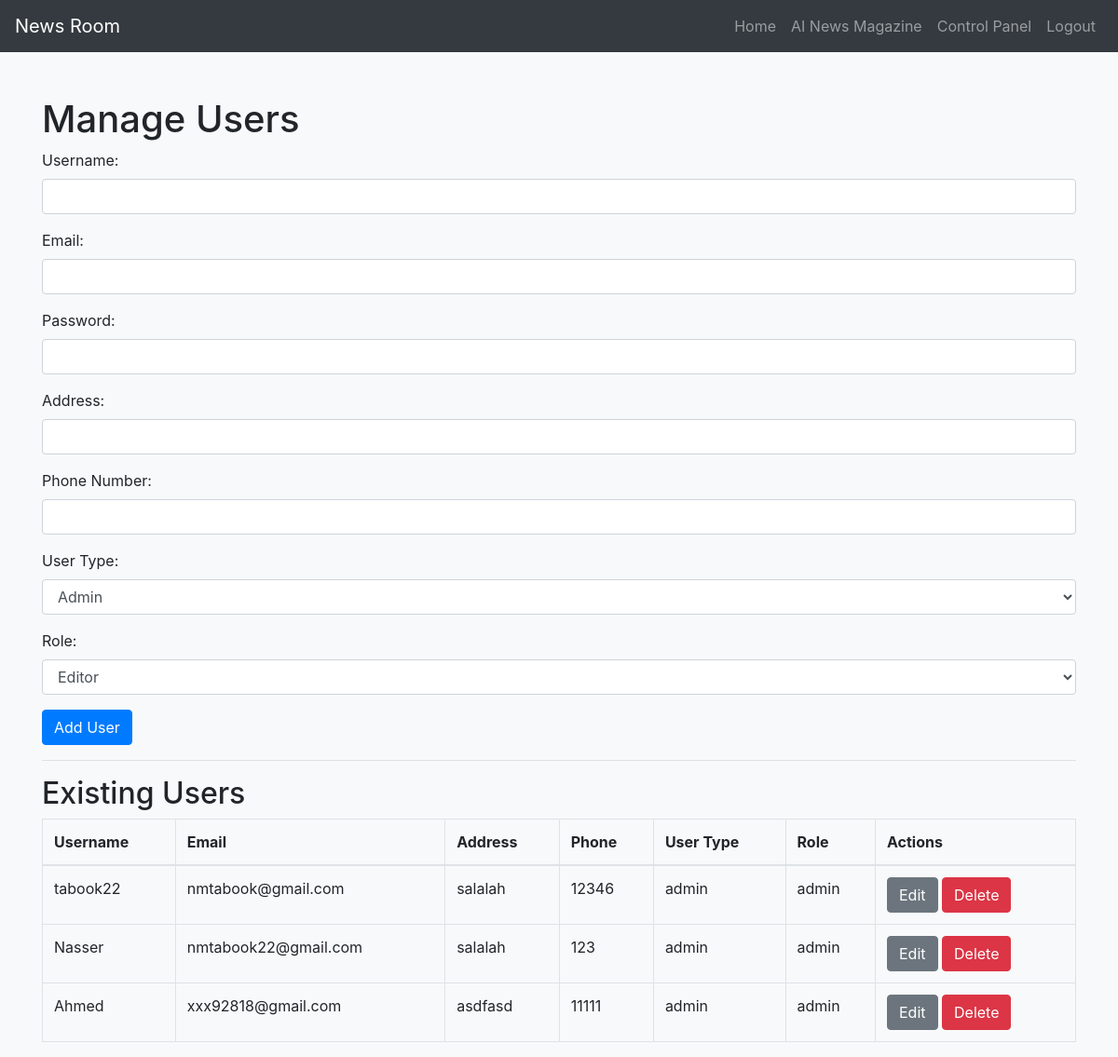
The app's page /users (signed in) with its own data.
### tables this page shows
CREATE TABLE users (
                            id INTEGER PRIMARY KEY AUTOINCREMENT,
                            username TEXT NOT NULL UNIQUE,
                            password TEXT NOT NULL,
                            user_address TEXT,
                            user_tel TEXT,
                            user_type TEXT NOT NULL,  -- Either 'admin' or 'normal'
                            role TEXT NOT NULL, email TEXT NOT NULL);

### app.py (the view, shortened to what this page needs)
@app.route('/users', methods=['GET', 'POST'])
@login_required
@admin_required
def manage_users():
    conn = get_db_connection()
    users = conn.execute("SELECT * FROM users").fetchall()
    conn.close()
    return render_template('users.html', users=users)

### app.py (called while the page is built)
def get_db_connection():
    try:
        conn = sqlite3.connect('news.db')
        conn.row_factory = sqlite3.Row
        return conn
    except sqlite3.Error as e:
        print(f"Error connecting to database: {e}")
        return None

def login_required(f):
    @wraps(f)
    def decorated_function(*args, **kwargs):
        if 'user_id' not in session:
            return redirect(url_for('login'))  # Redirect to login if user is not logged in
        return f(*args, **kwargs)
    return decorated_function

def admin_required(f):
    @wraps(f)
    def decorated_function(*args, **kwargs):
        if session.get('user_type') != 'admin':
            return redirect(url_for('index'))  # Only admin users can access this page
        return f(*args, **kwargs)
    return decorated_function

### templates/users.html (shortened to what this page needs)
<!DOCTYPE html>
<html lang="en">
<head>
    <link rel="stylesheet" href="https://stackpath.bootstrapcdn.com/bootstrap/4.5.2/css/bootstrap.min.css">
</head>
<body>
    <nav class="navbar navbar-expand-lg navbar-dark bg-dark">
        <a class="navbar-brand" href="/">News Room</a>
        <div class="collapse navbar-collapse" id="navbarNav">
            <ul class="navbar-nav ml-auto">
                <li class="nav-item">
                    <a class="nav-link" href="/">Home</a>
                </li>
                <li class="nav-item">
                    <a class="nav-link" href="/ai-magazine">AI News Magazine</a>
                </li>
                <li class="nav-item">
                    <a class="nav-link" href="/control">Control Panel</a>
                </li>
                <li class="nav-item">
                    <a class="nav-link" href="{{ url_for('logout') }}">Logout</a>
                </li>
            </ul>
        </div>
    </nav>
    <div class="container mt-5">
        <h1>Manage Users</h1>
        <form action="/users" method="POST">
            <div class="form-group">
                <label for="username">Username:</label>
                <input type="text" class="form-control" id="username" name="username" required>
            </div>
            <div class="form-group">
                <label for="email">Email:</label>
                <input type="email" class="form-control" id="email" name="email" required>
            </div>
            <div class="form-group">
                <label for="password">Password:</label>
                <input type="password" class="form-control" id="password" name="password" required>
            </div>
            <div class="form-group">
                <label for="user_address">Address:</label>
                <input type="text" class="form-control" id="user_address" name="user_address">
            </div>
            <div class="form-group">
                <label for="user_tel">Phone Number:</label>
                <input type="text" class="form-control" id="user_tel" name="user_tel">
            </div>
            <div class="form-group">
                <label for="user_type">User Type:</label>
                <select class="form-control" id="user_type" name="user_type" required>
                    <option value="admin">Admin</option>
                </select>
            </div>
            <div class="form-group">
                <label for="role">Role:</label>
                <select class="form-control" id="role" name="role" required>
                    <option value="editor">Editor</option>
                </select>
            </div>
            <button type="submit" class="btn btn-primary">Add User</button>
        </form>
        <hr>
        <h2>Existing Users</h2>
        <table class="table table-bordered">
            <thead>
                <tr>
                    <th>Username</th>
                    <th>Email</th>
                    <th>Address</th>
                    <th>Phone</th>
                    <th>User Type</th>
                    <th>Role</th>
                    <th>Actions</th>
                </tr>
            </thead>
            <tbody>
                {% for user in users %}
                <tr>
                    <td>{{ user['username'] }}</td>
                    <td>{{ user['email'] }}</td>
                    <td>{{ user['user_address'] }}</td>
                    <td>{{ user['user_tel'] }}</td>
                    <td>{{ user['user_type'] }}</td>
                    <td>{{ user['role'] }}</td>
                    <td>
                        <a href="/edit-user/{{ user['id'] }}" class="btn btn-secondary">Edit</a>
                        <a href="/delete-user/{{ user['id'] }}" class="btn btn-danger">Delete</a>
                    </td>
                </tr>
                {% endfor %}
            </tbody>
        </table>
    </div>
</body>
</html>

### templates/users.html (style rules this page uses)
body { background-color: #f8f9fa; }

### records on screen
users: username "tabook22", email "nmtabook@gmail.com", user_address "salalah", user_tel "12346", user_type "admin", role "admin"
users: username "Nasser", email "nmtabook22@gmail.com", user_address "salalah", user_tel "123", user_type "admin", role "admin"
users: username "Ahmed", email "xxx92818@gmail.com", user_address "asdfasd", user_tel "11111", user_type "admin", role "admin"
